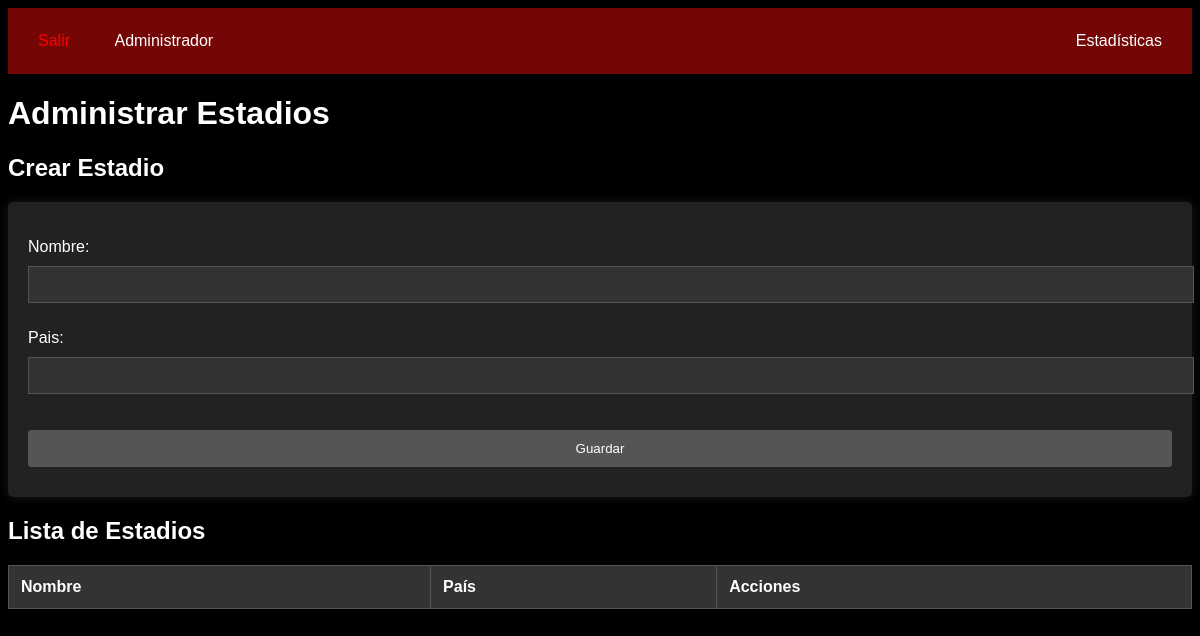
The page /adminEstadios/ (signed in) on the database as committed earlier.
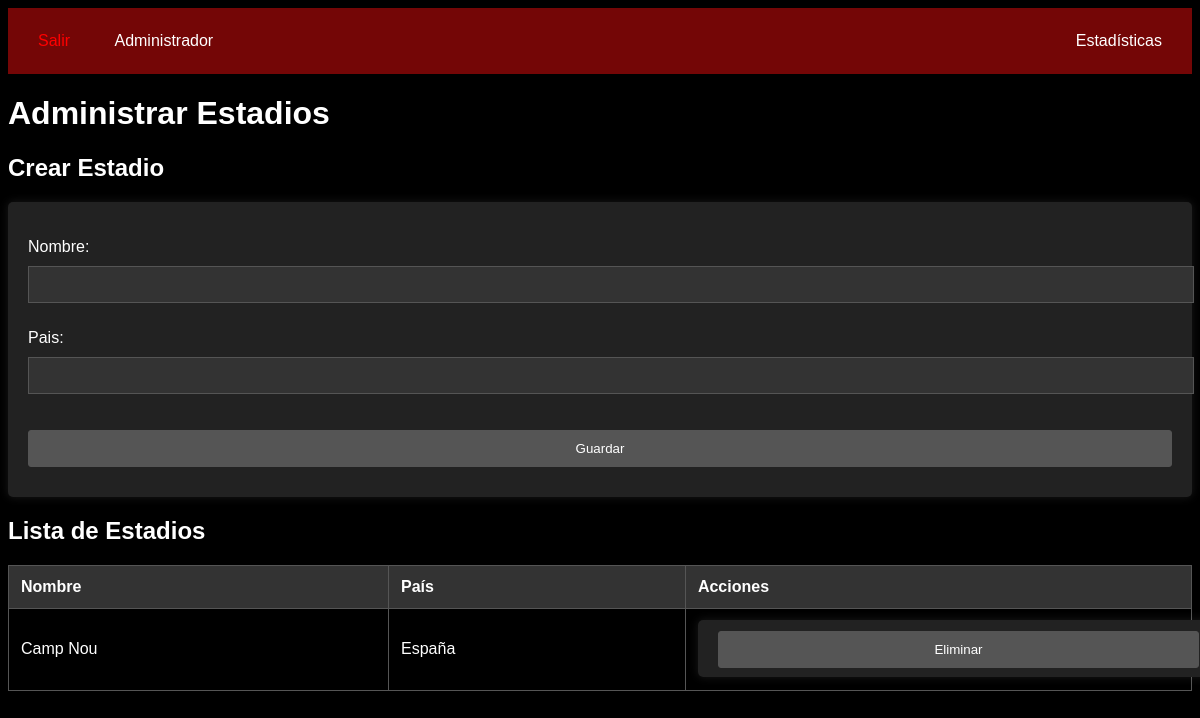
The same page on the database as committed later.
### log/models.py (models this page shows, shortened)
class Estadio(models.Model):
    nombre = models.CharField(max_length=50)
    pais = models.CharField(max_length=50)

### log/views.py (the view)
# urls.py: path('adminEstadios/', views.adminEstadios, name='adminEstadios'),
@login_required
def adminEstadios(request):
    if request.method == 'POST':
        if 'id' in request.POST and request.POST['action'] == 'edit':
            estadio = get_object_or_404(Estadio, pk=request.POST['id'])
            form = EstadioForm(request.POST, instance=estadio)
            if form.is_valid():
                form.save()
                return redirect('adminEstadios')
        elif 'id' in request.POST and request.POST['action'] == 'delete':
            estadio = get_object_or_404(Estadio, pk=request.POST['id'])
            estadio.delete()
            return redirect('adminEstadios')
        else:
            form = EstadioForm(request.POST)
            if form.is_valid():
                form.save()
                return redirect('adminEstadios')
    else:
        form = EstadioForm()
    estadios = Estadio.objects.all()
    context = {'form': form, 'estadios': estadios}
    return render(request, 'log/adminEstadios.html', context)

### log/forms.py
class EstadioForm(ModelForm):
    class Meta:
        model = Estadio
        fields = ['nombre', 'pais']

### log/templates/log/adminEstadios.html (shortened to what this page needs)
{% extends 'log/base.html' %}
{% load static %}
{% block head %}
<link rel="stylesheet" href="{% static 'log/styles/adminJugadores.css' %}">
{% endblock %}
{% block main %}
    <h1>Administrar Estadios</h1>
    <h2>Crear Estadio</h2>
    <form action="" method="post">
        {{ form.as_p }}
        <button type="submit">Guardar</button>
    </form>
    <h2>Lista de Estadios</h2>
    <table>
        <thead>
            <tr>
                <th>Nombre</th>
                <th>País</th>
                <th>Acciones</th>
            </tr>
        </thead>
        <tbody>
            {% for estadio in estadios %}
                <tr>
                    <td>{{ estadio.nombre }}</td>
                    <td>{{ estadio.pais }}</td>
                    <td>
                        <form action="" method="post" style="display:inline;">
                            <button type="submit">Eliminar</button>
                        </form>
                    </td>
                </tr>
            {% endfor %}
        </tbody>
    </table>
{% endblock %}

Rows that differ between the two databases and show on the page:
added Estadio: nombre "Camp Nou", pais "España"
